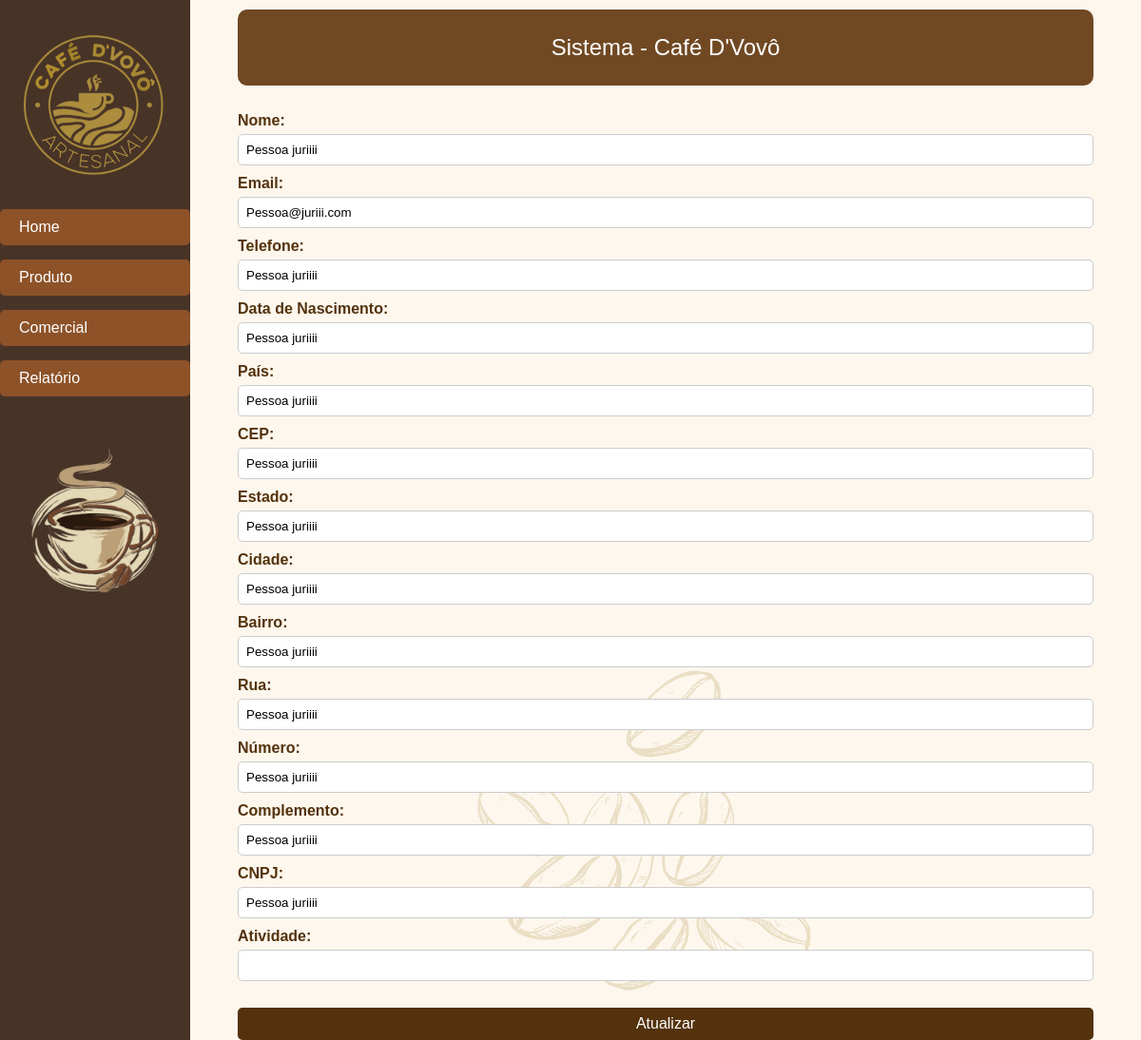
The page /public/cadastro-pessoas/editar-cadastro/pessoa-juridica.php?id=106 on the database its author committed.
### tables this page shows
CREATE TABLE `pessoa` (
  `pessoa_id` int(11) NOT NULL,
  `nome` varchar(100) NOT NULL,
  `email` varchar(45) NOT NULL,
  `data_nascimento` varchar(45) DEFAULT NULL,
  `data_cadastro` date NOT NULL
);

CREATE TABLE `telefone` (
  `telefone_id` int(11) NOT NULL,
  `telefone` varchar(45) NOT NULL,
  `tipo` varchar(45) NOT NULL,
  `pessoa_id` int(11) NOT NULL
);

CREATE TABLE `endereco` (
  `endereco_id` int(11) NOT NULL,
  `pais` varchar(45) NOT NULL,
  `cep` varchar(45) NOT NULL,
  `estado` varchar(45) NOT NULL,
  `cidade` varchar(45) NOT NULL,
  `bairro` varchar(45) NOT NULL,
  `rua` varchar(45) NOT NULL,
  `numero` varchar(45) NOT NULL,
  `complemento` varchar(45) NOT NULL,
  `tipo` varchar(45) NOT NULL,
  `pessoa_id` int(11) NOT NULL
);

CREATE TABLE `p_juridica` (
  `pjuridica_id` int(11) NOT NULL,
  `cnpj` varchar(45) NOT NULL,
  `descricao` varchar(255) NOT NULL
);

### serverside/queries/db_queries.php (called while the page is built, shortened)
<?php
    function getQuery($queryType) {
        if (array_key_exists($queryType, $queries)) {
            return $queries[$queryType];
        } else {
            return null;
        }
    }
?>

### public/cadastro-pessoas/editar-cadastro/pessoa-juridica.php (the view, shortened to what this page needs)
<!DOCTYPE html>
<html lang="en">
<head>
    <link rel="stylesheet" href="../../assets/css/main.css">
    <link rel="stylesheet" href="../../assets/css/cadastro-pessoas/cadastro-pessoas.css">
</head>
<body>
    <?php include('../../../includes/main-sidebar.php'); ?>
    <?php include('../../../includes/topbar.php'); ?>
        <main class="content">
            <br>
            <?php
                include ('../../../serverside/queries/db_queries.php');
                $conn = dbConnection();
                $id = $_GET['id'];
                $query = getQuery('check_user_type');
                $stmt = $conn->prepare($query);
                $stmt->bind_param("i", $id);
                $stmt->execute();
                $stmt->bind_result($id, $tipo_usuario);
                if ($tipo_usuario === "p_juridica") {
                    $query = getQuery('select_all_clientes_pj_by_id');
                    $stmt = $conn->prepare($query);
                    $stmt->bind_param("i", $id);
                    $stmt->execute();
                    $stmt->bind_result($id, $nome, $email, $telefone, $data_nascimento, $pais, $cep, $estado, $cidade, $bairro, $rua, $numero, $complemento, $data_cadastro, $cnpj, $descricao);
                    if ($stmt->fetch()) {
                        echo '<form class="formulario" action="../../../serverside/controllers/pessoas/atualizar_pessoa.php" method="POST">';
                        echo '<label for="nome">Nome:</label>';
                        echo '<input type="text" id="nome" name="nome" value="' . htmlspecialchars($nome) . '" required><br>';
                        echo '<label for="email">Email:</label>';
                        echo '<input type="email" id="email" name="email" value="' . htmlspecialchars($email) . '" required><br>';
                        echo '<label for="telefone">Telefone:</label>';
                        echo '<input type="text" id="telefone" name="telefone" value="' . htmlspecialchars($telefone) . '" required><br>';
                        echo '<label for="data_nascimento">Data de Nascimento:</label>';
                        echo '<input type="text" id="data_nascimento" name="data_nascimento" value="' . htmlspecialchars($data_nascimento) . '" required><br>';
                        echo '<label for="pais">País:</label>';
                        echo '<input type="text" id="pais" name="pais" value="' . htmlspecialchars($pais) . '" required><br>';
                        echo '<label for="cep">CEP:</label>';
                        echo '<input type="text" id="cep" name="cep" value="' . htmlspecialchars($cep) . '" required><br>';
                        echo '<label for="estado">Estado:</label>';
                        echo '<input type="text" id="estado" name="estado" value="' . htmlspecialchars($estado) . '" required><br>';
                        echo '<label for="cidade">Cidade:</label>';
                        echo '<input type="text" id="cidade" name="cidade" value="' . htmlspecialchars($cidade) . '" required><br>';
                        echo '<label for="bairro">Bairro:</label>';
                        echo '<input type="text" id="bairro" name="bairro" value="' . htmlspecialchars($bairro) . '" required><br>';
                        echo '<label for="rua">Rua:</label>';
                        echo '<input type="text" id="rua" name="rua" value="' . htmlspecialchars($rua) . '" required><br>';
                        echo '<label for="numero">Número:</label>';
                        echo '<input type="text" id="numero" name="numero" value="' . htmlspecialchars($numero) . '" required><br>';
                        echo '<label for="complemento">Complemento:</label>';
                        echo '<input type="text" id="complemento" name="complemento" value="' . htmlspecialchars($complemento) . '"><br>';
                        echo '<label for="cnpj">CNPJ:</label>';
                        echo '<input type="text" id="cnpj" name="cnpj" value="' . htmlspecialchars($cnpj) . '" required><br>';
                        echo '<label for="descricao">Atividade:</label>';
                        echo '<input type="text" id="descricao" name="descricao" value="' . htmlspecialchars($descricao) . '" required><br>';
                        ?><br> <button class='register-btn' type='submit'>Atualizar</button><br> <?php
                        echo '</form>';
                    } else {
                        echo "Nenhum registro encontrado.";
                    }
                }
            ?>
    </main>
</body>
</html>

### public/assets/css/main.css (style rules this page uses)
* { box-sizing: border-box; margin: 0; }
body { display: grid; grid-template-columns: 200px 1fr; grid-template-rows: 90px 1fr; grid-template-areas: "sidebar header" "sidebar content"; height: 100vh; background-image: url(../images/fundo.png); font-family: Arial, Helvetica, sans-serif; gap: 10px 0; }
.topbar, .content { margin: 0 50px; }
.content { grid-area: content; }

### public/assets/css/cadastro-pessoas/cadastro-pessoas.css (style rules this page uses)
.content { width: auto; max-width: 1000px; font-family: Arial, sans-serif; color: #53320c; }
label { display: block; font-weight: bold; margin-bottom: 5px; color: #53320c; }
input[type="text"], input[type="email"], input[type="number"], input[type="file"], select { width: 100%; padding: 8px; margin-bottom: 10px; border: 1px solid #ccc; border-radius: 5px; }
.register-btn { background-color: #53320c; color: white; padding: 8px; border: none; border-radius: 5px; cursor: pointer; font-size: 16px; transition: background-color 0.3s; width: 100%; }

### rows shown on the page
pessoa: nome "Pessoa juriiii", email "Pessoa@juriii.com", telefone "Pessoa juriiii", data_nascimento "Pessoa juriiii", pais "Pessoa juriiii", cep "Pessoa juriiii", estado "Pessoa juriiii", cidade "Pessoa juriiii", bairro "Pessoa juriiii", rua "Pessoa juriiii", numero "Pessoa juriiii", complemento "Pessoa juriiii", cnpj "Pessoa juriiii"
